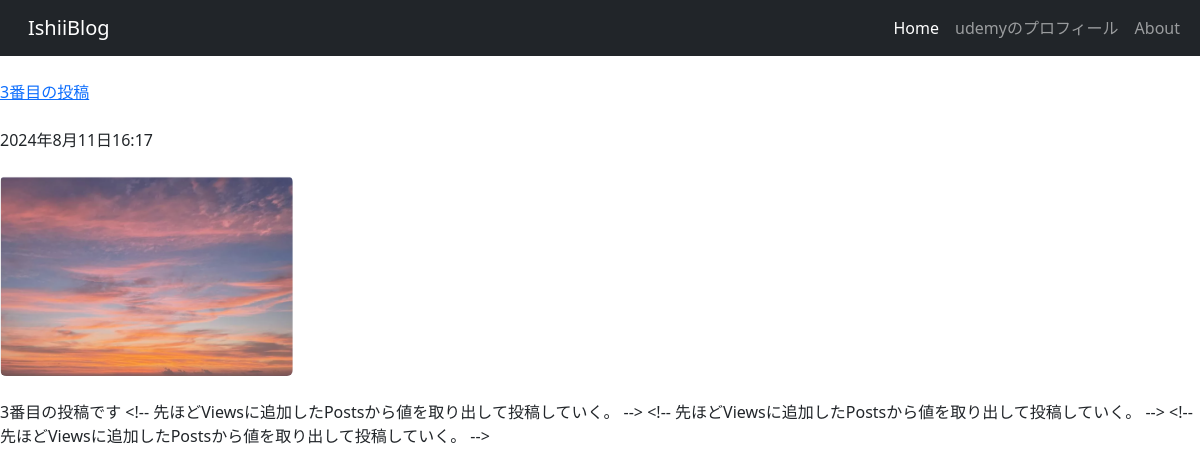
Screenshot of /posts/5/ with the database file from the repository.
### posts/models.py (models this page shows, shortened)
class Post(models.Model):
    title = models.CharField(max_length=100)#modelsライブラリの様々な
    published = models.DateTimeField()#modelsライブラリのDatteTimeFieldメソッドをつかう
    image = models.ImageField(upload_to="media/")#オプションにmedia/というところに画像ファイルをおくよというオプションをする。
    body = models.TextField()#本文をもちたい情報として=TexFielsd()メソッド(長文可能なデータ)機能を渡す。

### posts/views.py (the view)
# urls.py: path("posts/<int:post_id>/", views.post_detail, name="post_detail")  # 修正: URLパターンにスラッシュを追加
def post_detail(request, post_id):
    post = get_object_or_404(Post, pk=post_id)
    return render(request, 'posts/post_detail.html', {'post': post})#postの情報をキーに渡してからrender→posts/post_detail.html'に転送する。

### posts/templates/posts/post_detail.html (shortened to what this page needs)
<!DOCTYPE html>
<html lang="ja">
    <head>
    <link rel="stylesheet" href="https://cdn.jsdelivr.net/npm/bootstrap@5.3.3/dist/css/bootstrap.rtl.min.css">
</head>
<body>
    <nav class="navbar navbar-expand-lg navbar-dark bg-dark">
        <div class="container-fluid">
            <a class="navbar-brand" href="#">IshiiBlog</a>
            <div class="collapse navbar-collapse" id="navbarSupportedContent">
            <ul class="navbar-nav me-auto mb-2 mb-lg-0">
                <li class="nav-item">
                    <a class="nav-link active" aria-current="page" href="#">Home</a>
                </li>
                <li class="nav-item">
                  <a class="nav-link" href="https://www.udemy.com/course/django-beginner/lear/">udemyのプロフィール</a>
                <li>
                    <a class="nav-link" {% load static %} href="{% static 'posts/about.html' %}">About</a>
                </li>
            </ul>
        </div>
    </div>
      </nav>
      <br />
      <div class="conteiner">
          <a href="{% url 'post_detail' post.id %}">{{ post.title }}</a>
          <br /> <br />
          {{ post.published }}
          <br /><br />
          <img src="{{ post.image.url }}" class="img-fruid rounded" style="max-height: 200px;"/>
          <br /><br />
        {{ post.body }}
        <br /><br />
    </div>
</body>
</html>

### rows the page displays
Post: title "3番目の投稿", published "2024年8月11日16:17", image (picture), body "3番目の投稿です <!-- 先ほどViewsに追加したPostsから値を取り出して投稿していく。 --> <!-- 先ほどViewsに追加したPostsから値を取り出して投稿していく。 --> <!-- 先ほどViewsに追加したPostsから値を取り出して投稿していく。 -->"
